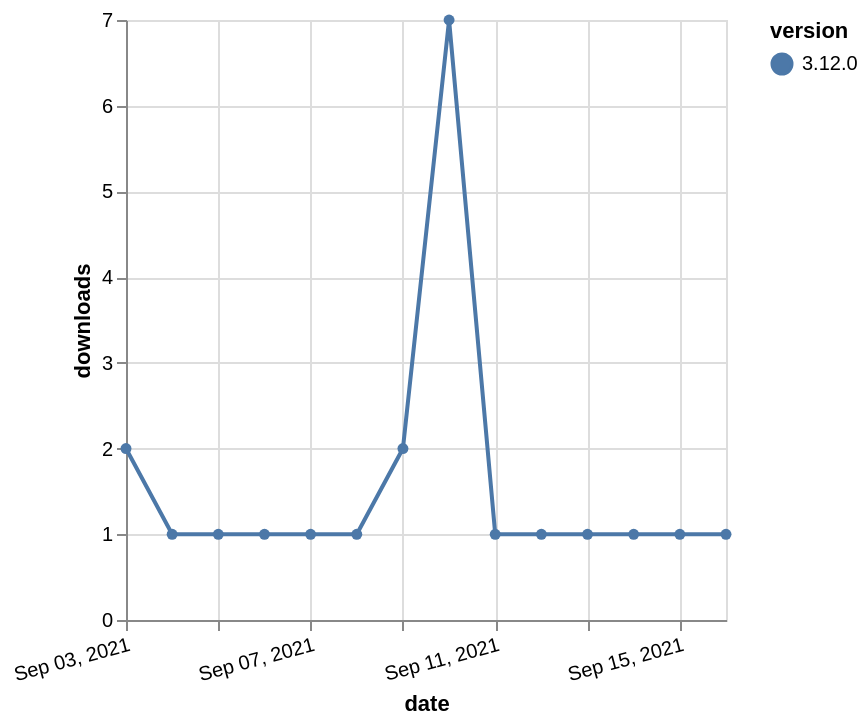

The specification (Vega-Lite) saved for this image:
### Vega-Lite specification from a JSON file in a GitHub repository (floating-point values rounded to 4 significant figures)
{"$schema": "https://vega.github.io/schema/vega-lite/v5.json", "description": "A simple bar chart with embedded data.", "data": {"values": [{"date": "2021-09-03", "total": 510, "delta": 2, "version": "3.12.0"}, {"date": "2021-09-04", "total": 511, "delta": 1, "version": "3.12.0"}, {"date": "2021-09-05", "total": 512, "delta": 1, "version": "3.12.0"}, {"date": "2021-09-06", "total": 513, "delta": 1, "version": "3.12.0"}, {"date": "2021-09-07", "total": 514, "delta": 1, "version": "3.12.0"}, {"date": "2021-09-08", "total": 515, "delta": 1, "version": "3.12.0"}, {"date": "2021-09-09", "total": 517, "delta": 2, "version": "3.12.0"}, {"date": "2021-09-10", "total": 524, "delta": 7, "version": "3.12.0"}, {"date": "2021-09-11", "total": 525, "delta": 1, "version": "3.12.0"}, {"date": "2021-09-12", "total": 526, "delta": 1, "version": "3.12.0"}, {"date": "2021-09-13", "total": 527, "delta": 1, "version": "3.12.0"}, {"date": "2021-09-14", "total": 528, "delta": 1, "version": "3.12.0"}, {"date": "2021-09-15", "total": 529, "delta": 1, "version": "3.12.0"}, {"date": "2021-09-16", "total": 530, "delta": 1, "version": "3.12.0"}]}, "width": "container", "mark": {"type": "line", "point": {"filled": true}}, "encoding": {"x": {"field": "date", "type": "temporal", "timeUnit": "yearmonthdate", "title": "date", "axis": {"labelAngle": -15}}, "y": {"field": "delta", "type": "quantitative", "title": "downloads"}, "color": {"field": "version", "type": "nominal"}, "tooltip": {"field": "delta"}}}
